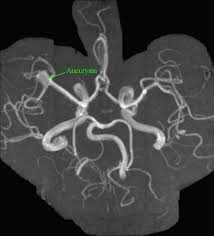
#> input picture images/brain_aneurysm.jpeg, 214 x 236 px
$ python opencv_denoise.py
#> lines starting #> are read from the running program, lines starting #| are printed output that depends on the picture
import numpy as np
import cv2
from matplotlib import pyplot as plt


img = cv2.imread('./images/brain_aneurysm.jpeg')
#> img is the input picture: shape (236, 214, 3); mean B, G, R 63.3, 63.5, 63.3

# As OpenCV uses BGR pattern
# and Matplotlib uses RGB pattern
b, g, r = cv2.split(img)
rgb_img = cv2.merge([r, g, b])

result_images = []

def denoise_image(h):
	dst = cv2.fastNlMeansDenoising(img, None, h, 7, 21)
	b, g, r = cv2.split(dst)
	return cv2.merge([r, g, b])

# Reduced noise with 8 different h values
for h in [3, 5, 7, 10, 12, 14, 16, 20]:
	result_images.append(denoise_image(h))
#> after the loop, result_images = 8 items


# Plotting original image
plt.subplot(331).set_title('Original image'), plt.imshow(rgb_img)

# Plotting result images after denoising
for i in range(1, 9):
	plt.subplot(331+i).set_title('Result {}'.format(i))
	plt.imshow(result_images[i-1])

plt.show()
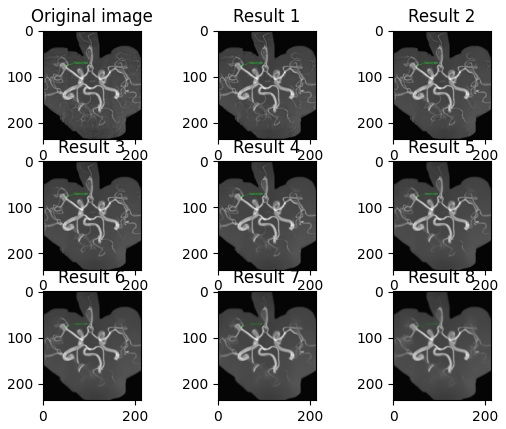
#> figure drawn by matplotlib, 9 panels
